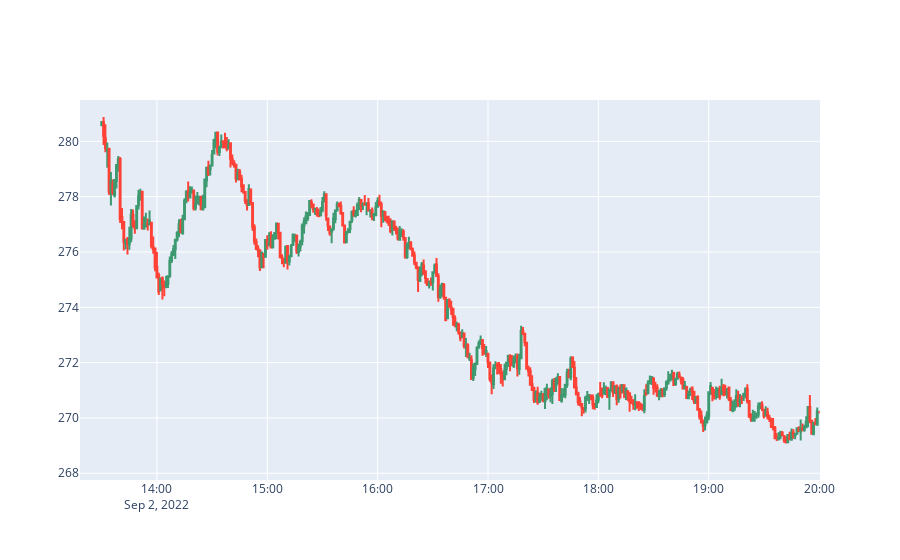

Notebook cell for this chart:
### Code cell
fig = go.Figure(data=[go.Candlestick(x=tsla.index,
                open=tsla['open'],
                high=tsla['high'],
                low=tsla['low'],
                close=tsla['close'])])

fig.update_layout(xaxis_rangeslider_visible=False)

fig.show()

### Figure 1 — Plotly figure (JSON) as saved in the notebook; plotly's stock layout.template omitted (floating-point values rounded to 4 significant figures; data arrays with more than 128 entries replaced by an {"elided": "..."} marker saying what was removed)
{"data": [{"close": {"elided": "2342 float values"}, "high": {"elided": "2342 float values"}, "low": {"elided": "2342 float values"}, "open": {"elided": "2342 float values"}, "type": "candlestick", "x": {"elided": "2342 str values"}}], "layout": {"autosize": true, "xaxis": {"autorange": false, "range": ["2022-09-02 13:18:10.9687", "2022-09-02 20:00:30"], "rangeslider": {"visible": false, "yaxis": {}}, "type": "date"}, "yaxis": {"autorange": false, "range": [267.8, 281.5]}}}
